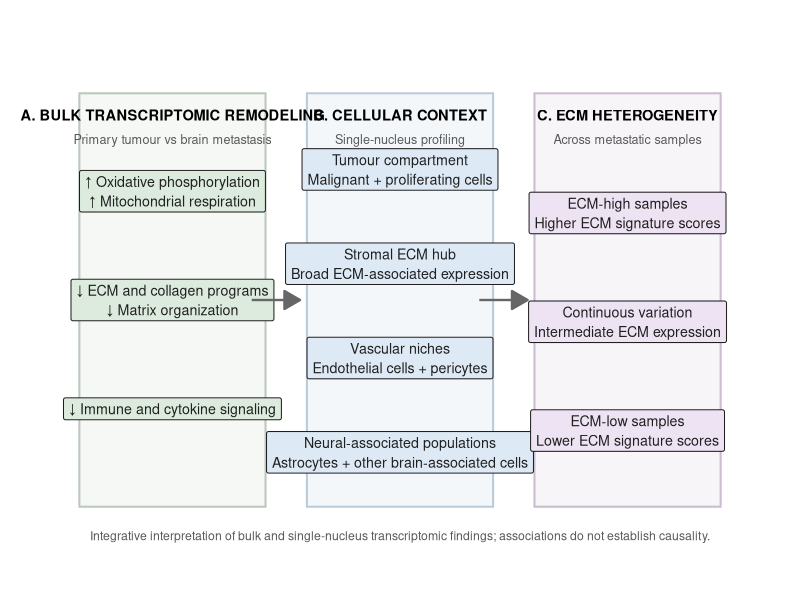
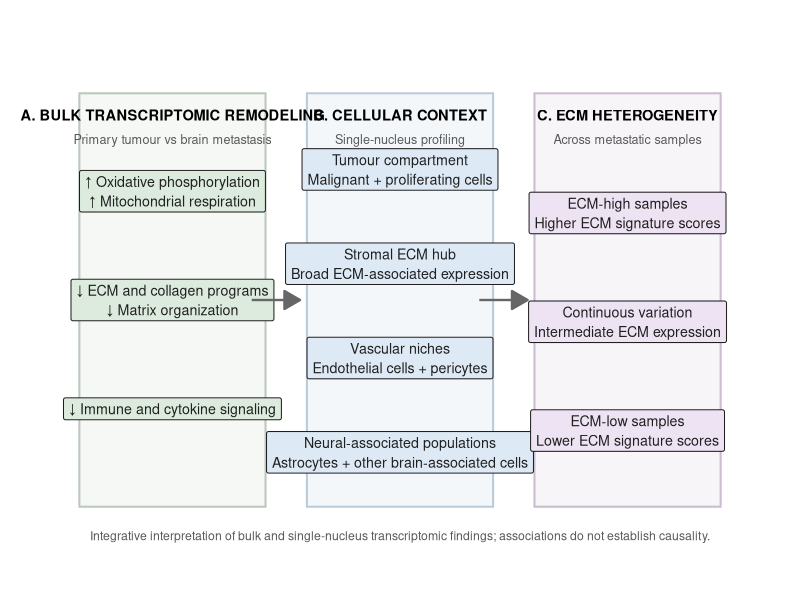
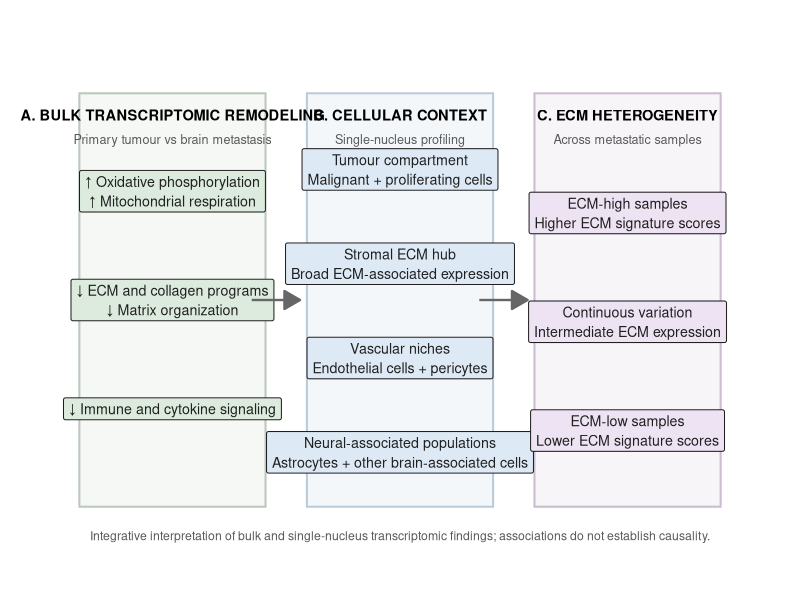

Generate these figures, in order, with R:
# ============================================================
# FIGURE 6: INTEGRATIVE BIOLOGICAL MODEL
# BCBM TRANSCRIPTOMIC REMODELING
# ============================================================

library(ggplot2)
library(grid)

project_dir <- "E:/computational-biology/BCBM_Integrative_Transcriptomics"

output_dir <- file.path(
  project_dir,
  "results",
  "figures",
  "Figure_6"
)

dir.create(
  output_dir,
  recursive = TRUE,
  showWarnings = FALSE
)

# ------------------------------------------------------------
# 1. Define main section positions
# ------------------------------------------------------------

sections <- data.frame(
  x = c(1.7, 5.0, 8.3),
  title = c(
    "A. BULK TRANSCRIPTOMIC REMODELING",
    "B. CELLULAR CONTEXT",
    "C. ECM HETEROGENEITY"
  ),
  subtitle = c(
    "Primary tumour vs brain metastasis",
    "Single-nucleus profiling",
    "Across metastatic samples"
  )
)

# ------------------------------------------------------------
# 2. Define biological content
# ------------------------------------------------------------

boxes <- data.frame(
  x = c(
    1.7,
    1.7,
    1.7,
    5.0,
    5.0,
    5.0,
    5.0,
    8.3,
    8.3,
    8.3
  ),

  y = c(
    5.0,
    3.5,
    2.0,
    5.3,
    4.0,
    2.7,
    1.4,
    4.7,
    3.2,
    1.7
  ),

  label = c(
    # A
    "↑ Oxidative phosphorylation\n↑ Mitochondrial respiration",
    "↓ ECM and collagen programs\n↓ Matrix organization",
    "↓ Immune and cytokine signaling",

    # B
    "Tumour compartment\nMalignant + proliferating cells",
    "Stromal ECM hub\nBroad ECM-associated expression",
    "Vascular niches\nEndothelial cells + pericytes",
    "Neural-associated populations\nAstrocytes + other brain-associated cells",

    # C
    "ECM-high samples\nHigher ECM signature scores",
    "Continuous variation\nIntermediate ECM expression",
    "ECM-low samples\nLower ECM signature scores"
  ),

  group = c(
    "A",
    "A",
    "A",
    "B",
    "B",
    "B",
    "B",
    "C",
    "C",
    "C"
  )
)

# ------------------------------------------------------------
# 3. Define conceptual connections
# ------------------------------------------------------------

arrows <- data.frame(
  x = c(2.85, 6.15),
  xend = c(3.55, 6.85),
  y = c(3.5, 3.5),
  yend = c(3.5, 3.5)
)

# ------------------------------------------------------------
# 4. Define section colors
# ------------------------------------------------------------

section_colors <- c(
  A = "#DCEBDD",
  B = "#DDEAF5",
  C = "#EDE3F2"
)

# ------------------------------------------------------------
# 5. Plot
# ------------------------------------------------------------

p6 <- ggplot() +

  # Main section backgrounds
  annotate(
    "rect",
    xmin = 0.35,
    xmax = 3.05,
    ymin = 0.65,
    ymax = 6.35,
    fill = "#F5F8F5",
    color = "#BBC8BC",
    linewidth = 0.7,
    radius = unit(0.12, "in")
  ) +

  annotate(
    "rect",
    xmin = 3.65,
    xmax = 6.35,
    ymin = 0.65,
    ymax = 6.35,
    fill = "#F4F7FA",
    color = "#BCCBD8",
    linewidth = 0.7
  ) +

  annotate(
    "rect",
    xmin = 6.95,
    xmax = 9.65,
    ymin = 0.65,
    ymax = 6.35,
    fill = "#F8F5F9",
    color = "#CBBCCF",
    linewidth = 0.7
  ) +

  # Section titles
  geom_text(
    data = sections,
    aes(x = x, y = 6.05, label = title),
    fontface = "bold",
    size = 3.7
  ) +

  geom_text(
    data = sections,
    aes(x = x, y = 5.72, label = subtitle),
    size = 3.2,
    color = "grey35"
  ) +

  # Biological content boxes
  geom_label(
    data = boxes,
    aes(
      x = x,
      y = y,
      label = label,
      fill = group
    ),
    size = 3.6,
    fontface = "plain",
    lineheight = 1.15,
    label.size = 0.35,
    label.padding = unit(0.32, "lines"),
    label.r = unit(0.12, "lines"),
    color = "#202020",
    show.legend = FALSE
  ) +

  scale_fill_manual(
    values = section_colors
  ) +

  # Conceptual connecting arrows
  geom_segment(
    data = arrows,
    aes(
      x = x,
      y = y,
      xend = xend,
      yend = yend
    ),
    arrow = arrow(
      length = unit(0.18, "in"),
      type = "closed"
    ),
    linewidth = 0.8,
    color = "grey40"
  ) +

  # Footer interpretation
  annotate(
    "text",
    x = 5,
    y = 0.25,
    label = paste(
      "Integrative interpretation of bulk and single-nucleus transcriptomic findings;",
      "associations do not establish causality."
    ),
    size = 3.1,
    color = "grey35"
  ) +

  coord_cartesian(
    xlim = c(0, 10),
    ylim = c(0, 7),
    clip = "off"
  ) +

  theme_void() +

  theme(
    plot.background = element_rect(
      fill = "white",
      color = NA
    ),
    plot.margin = margin(
      15,
      15,
      15,
      15
    )
  )

# ------------------------------------------------------------
# 6. Export
# ------------------------------------------------------------

ggsave(
  filename = file.path(
    output_dir,
    "Figure6_Integrative_Biological_Model.png"
  ),
  plot = p6,
  width = 15,
  height = 9,
  dpi = 600,
  bg = "white"
)

ggsave(
  filename = file.path(
    output_dir,
    "Figure6_Integrative_Biological_Model.pdf"
  ),
  plot = p6,
  width = 15,
  height = 9,
  bg = "white"
)

# Display in RStudio
print(p6)

cat("\nFigure 6 generated successfully.\n")
